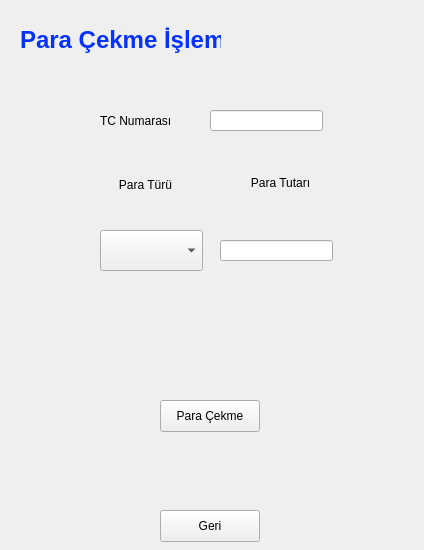
<?xml version="1.0" encoding="UTF-8"?>
<ui version="4.0">
 <class>paraCekme</class>
 <widget class="QWidget" name="paraCekme">
  <property name="geometry">
   <rect>
    <x>0</x>
    <y>0</y>
    <width>424</width>
    <height>550</height>
   </rect>
  </property>
  <property name="windowTitle">
   <string>Form</string>
  </property>
  <widget class="QLabel" name="label_2">
   <property name="geometry">
    <rect>
     <x>110</x>
     <y>175</y>
     <width>71</width>
     <height>20</height>
    </rect>
   </property>
   <property name="text">
    <string>&lt;html&gt;&lt;head/&gt;&lt;body&gt;&lt;p align=&quot;center&quot;&gt;Para Türü&lt;/p&gt;&lt;/body&gt;&lt;/html&gt;</string>
   </property>
  </widget>
  <widget class="QLineEdit" name="lnParaMiktari">
   <property name="geometry">
    <rect>
     <x>220</x>
     <y>240</y>
     <width>113</width>
     <height>21</height>
    </rect>
   </property>
  </widget>
  <widget class="QLabel" name="label_3">
   <property name="geometry">
    <rect>
     <x>230</x>
     <y>175</y>
     <width>101</width>
     <height>16</height>
    </rect>
   </property>
   <property name="text">
    <string>&lt;html&gt;&lt;head/&gt;&lt;body&gt;&lt;p align=&quot;center&quot;&gt;Para Tutarı&lt;/p&gt;&lt;/body&gt;&lt;/html&gt;</string>
   </property>
  </widget>
  <widget class="QComboBox" name="cmParaTuru">
   <property name="geometry">
    <rect>
     <x>100</x>
     <y>230</y>
     <width>103</width>
     <height>41</height>
    </rect>
   </property>
   <property name="currentIndex">
    <number>-1</number>
   </property>
   <item>
    <property name="text">
     <string>Dolar</string>
    </property>
   </item>
   <item>
    <property name="text">
     <string>Tl</string>
    </property>
   </item>
  </widget>
  <widget class="QLabel" name="label_4">
   <property name="geometry">
    <rect>
     <x>100</x>
     <y>110</y>
     <width>91</width>
     <height>21</height>
    </rect>
   </property>
   <property name="text">
    <string>TC Numarası</string>
   </property>
  </widget>
  <widget class="QLabel" name="label">
   <property name="geometry">
    <rect>
     <x>20</x>
     <y>10</y>
     <width>201</width>
     <height>61</height>
    </rect>
   </property>
   <property name="text">
    <string>&lt;html&gt;&lt;head/&gt;&lt;body&gt;&lt;p&gt;&lt;span style=&quot; font-size:18pt; font-weight:700; color:#0433ff;&quot;&gt;Para Çekme İşlemi&lt;/span&gt;&lt;/p&gt;&lt;/body&gt;&lt;/html&gt;</string>
   </property>
  </widget>
  <widget class="QLabel" name="labelDurum">
   <property name="geometry">
    <rect>
     <x>170</x>
     <y>290</y>
     <width>101</width>
     <height>20</height>
    </rect>
   </property>
   <property name="text">
    <string/>
   </property>
  </widget>
  <widget class="QLineEdit" name="lnTC">
   <property name="geometry">
    <rect>
     <x>210</x>
     <y>110</y>
     <width>113</width>
     <height>21</height>
    </rect>
   </property>
  </widget>
  <widget class="QPushButton" name="pbGeri">
   <property name="geometry">
    <rect>
     <x>160</x>
     <y>510</y>
     <width>100</width>
     <height>32</height>
    </rect>
   </property>
   <property name="text">
    <string>Geri</string>
   </property>
  </widget>
  <widget class="QPushButton" name="pbParaCek">
   <property name="geometry">
    <rect>
     <x>160</x>
     <y>400</y>
     <width>100</width>
     <height>32</height>
    </rect>
   </property>
   <property name="text">
    <string>Para Çekme</string>
   </property>
  </widget>
 </widget>
 <resources/>
 <connections/>
</ui>
